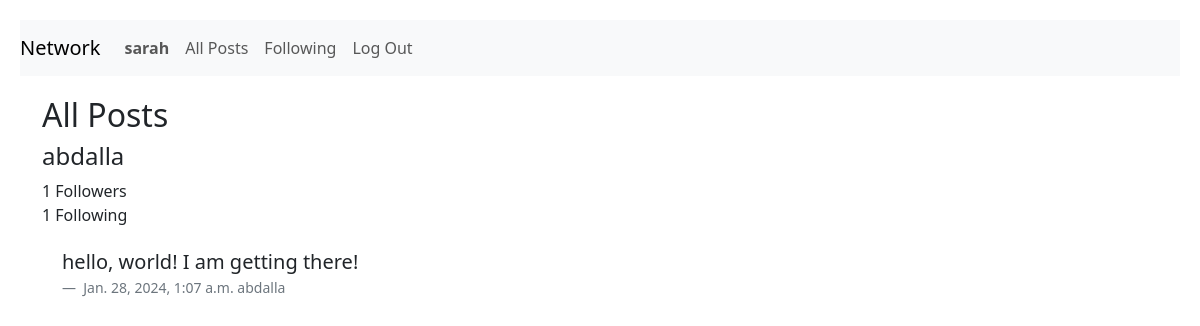
The page /view_profile/1 (signed in) on the database as committed earlier.
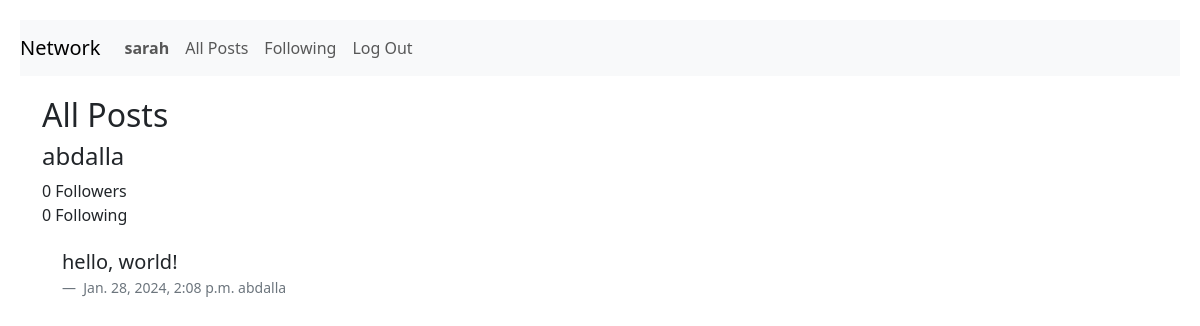
The same page on the database as committed later.
### network/models.py (models this page shows, shortened)
class Follow(models.Model):
    following = models.ManyToManyField(settings.AUTH_USER_MODEL, related_name="followers")

class TimeStampedModel(models.Model):
    created_at = models.DateTimeField(auto_now_add=True)
    updated_at = models.DateTimeField(auto_now=True)
    class Meta:
        abstract = True

class Post(TimeStampedModel):
    created = TimeStampedModel.created_at
    body = models.CharField(max_length=300)
    user = models.ForeignKey(settings.AUTH_USER_MODEL, on_delete=models.CASCADE, null=True)

class User(AbstractUser):
    pass

### network/views.py (the view)
# urls.py: path("view_profile/<int:user_id>", views.view_profile, name="view_profile"),
@login_required
def view_profile(request, user_id):
    return render(
        request,
        "network/view.html",
        {
            "posts": Post.objects.filter(pk=user_id),
            "username": User.objects.get(pk=user_id),
            "followers": User.objects.get(pk=user_id).followers.count(),
            "following": Follow.objects.get(pk=user_id),
        },
    )

### network/templates/network/view.html
{% extends "network/layout.html" %}
{% block body %}
<h2>All Posts</h2>
{% if user.is_authenticated %}
<div>
    <h4>{{ username }}</h4>
    <figcaption>{{ followers }} Followers</figcaption>
    <span>{{ following.following.count }} Following</span>
</div>
<div class="comments">
    {% for post in posts.all %}
    <blockquote class="blockquote">
        {{ post.body | linebreaks }}
    </blockquote>
    <figcaption class="blockquote-footer">
        {{ post.created }}
        {{ post.user}}
    </figcaption>
    {% endfor %}
</div>
{% endif %}
{% endblock %}

Rows that differ between the two databases and show on the page:
computed for Follow: following.count "1" → "0"
changed Post "abdalla": body "hello, world! I am getting there!" → "hello, world!"; created "Jan. 28, 2024, 1:07 a.m." → "Jan. 28, 2024, 2:08 p.m."
Other text that changed with them:
{{ followers }}: "1" → "0"
